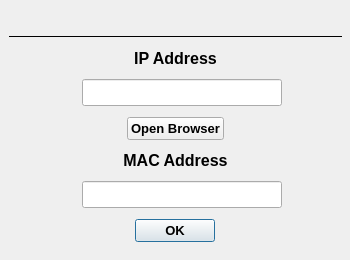
<?xml version="1.0" encoding="UTF-8"?>
<ui version="4.0">
 <class>IPRConfirmation</class>
 <widget class="QWidget" name="IPRConfirmation">
  <property name="geometry">
   <rect>
    <x>0</x>
    <y>0</y>
    <width>350</width>
    <height>260</height>
   </rect>
  </property>
  <property name="sizePolicy">
   <sizepolicy hsizetype="Preferred" vsizetype="Fixed">
    <horstretch>0</horstretch>
    <verstretch>0</verstretch>
   </sizepolicy>
  </property>
  <property name="windowTitle">
   <string>IPR Confirmation</string>
  </property>
  <widget class="QWidget" name="titlebarwidget" native="true">
   <property name="geometry">
    <rect>
     <x>0</x>
     <y>0</y>
     <width>350</width>
     <height>30</height>
    </rect>
   </property>
   <layout class="QVBoxLayout" name="verticalLayout">
    <property name="leftMargin">
     <number>0</number>
    </property>
    <property name="topMargin">
     <number>0</number>
    </property>
    <property name="rightMargin">
     <number>0</number>
    </property>
    <property name="bottomMargin">
     <number>0</number>
    </property>
   </layout>
  </widget>
  <widget class="QWidget" name="widget_2" native="true">
   <property name="geometry">
    <rect>
     <x>0</x>
     <y>30</y>
     <width>351</width>
     <height>231</height>
    </rect>
   </property>
   <layout class="QGridLayout" name="gridLayout">
    <property name="leftMargin">
     <number>9</number>
    </property>
    <property name="topMargin">
     <number>0</number>
    </property>
    <property name="rightMargin">
     <number>9</number>
    </property>
    <property name="bottomMargin">
     <number>9</number>
    </property>
    <item row="6" column="0" alignment="Qt::AlignmentFlag::AlignHCenter">
     <widget class="QWidget" name="hwrapper_2" native="true">
      <property name="sizePolicy">
       <sizepolicy hsizetype="Fixed" vsizetype="Fixed">
        <horstretch>0</horstretch>
        <verstretch>0</verstretch>
       </sizepolicy>
      </property>
      <layout class="QHBoxLayout" name="horizontalLayout_2">
       <property name="leftMargin">
        <number>0</number>
       </property>
       <property name="topMargin">
        <number>0</number>
       </property>
       <property name="rightMargin">
        <number>0</number>
       </property>
       <property name="bottomMargin">
        <number>0</number>
       </property>
       <item>
        <widget class="QLabel" name="macLogo">
         <property name="sizePolicy">
          <sizepolicy hsizetype="Fixed" vsizetype="Fixed">
           <horstretch>0</horstretch>
           <verstretch>0</verstretch>
          </sizepolicy>
         </property>
         <property name="text">
          <string/>
         </property>
        </widget>
       </item>
       <item>
        <widget class="QLineEdit" name="lineMACField">
         <property name="enabled">
          <bool>true</bool>
         </property>
         <property name="sizePolicy">
          <sizepolicy hsizetype="Fixed" vsizetype="Fixed">
           <horstretch>0</horstretch>
           <verstretch>0</verstretch>
          </sizepolicy>
         </property>
         <property name="minimumSize">
          <size>
           <width>200</width>
           <height>0</height>
          </size>
         </property>
         <property name="font">
          <font>
           <pointsize>12</pointsize>
           <bold>false</bold>
          </font>
         </property>
         <property name="text">
          <string/>
         </property>
         <property name="alignment">
          <set>Qt::AlignmentFlag::AlignCenter</set>
         </property>
         <property name="readOnly">
          <bool>true</bool>
         </property>
        </widget>
       </item>
      </layout>
     </widget>
    </item>
    <item row="0" column="0">
     <widget class="Line" name="line">
      <property name="sizePolicy">
       <sizepolicy hsizetype="Expanding" vsizetype="Fixed">
        <horstretch>0</horstretch>
        <verstretch>0</verstretch>
       </sizepolicy>
      </property>
      <property name="frameShadow">
       <enum>QFrame::Shadow::Plain</enum>
      </property>
      <property name="orientation">
       <enum>Qt::Orientation::Horizontal</enum>
      </property>
     </widget>
    </item>
    <item row="1" column="0" alignment="Qt::AlignmentFlag::AlignHCenter">
     <widget class="QLabel" name="label">
      <property name="sizePolicy">
       <sizepolicy hsizetype="Preferred" vsizetype="Fixed">
        <horstretch>0</horstretch>
        <verstretch>0</verstretch>
       </sizepolicy>
      </property>
      <property name="font">
       <font>
        <pointsize>12</pointsize>
        <bold>true</bold>
       </font>
      </property>
      <property name="text">
       <string>IP Address</string>
      </property>
      <property name="alignment">
       <set>Qt::AlignmentFlag::AlignCenter</set>
      </property>
      <property name="StyleClass" stdset="0">
       <string>setText</string>
      </property>
     </widget>
    </item>
    <item row="2" column="0" alignment="Qt::AlignmentFlag::AlignHCenter">
     <widget class="QWidget" name="hwrapper" native="true">
      <property name="sizePolicy">
       <sizepolicy hsizetype="Fixed" vsizetype="Fixed">
        <horstretch>0</horstretch>
        <verstretch>0</verstretch>
       </sizepolicy>
      </property>
      <layout class="QHBoxLayout" name="horizontalLayout">
       <property name="spacing">
        <number>6</number>
       </property>
       <property name="leftMargin">
        <number>0</number>
       </property>
       <property name="topMargin">
        <number>0</number>
       </property>
       <property name="rightMargin">
        <number>0</number>
       </property>
       <property name="bottomMargin">
        <number>0</number>
       </property>
       <item>
        <widget class="QLabel" name="ipLogo">
         <property name="sizePolicy">
          <sizepolicy hsizetype="Fixed" vsizetype="Fixed">
           <horstretch>0</horstretch>
           <verstretch>0</verstretch>
          </sizepolicy>
         </property>
         <property name="text">
          <string/>
         </property>
         <property name="alignment">
          <set>Qt::AlignmentFlag::AlignJustify|Qt::AlignmentFlag::AlignVCenter</set>
         </property>
        </widget>
       </item>
       <item alignment="Qt::AlignmentFlag::AlignHCenter">
        <widget class="QLineEdit" name="lineIPField">
         <property name="enabled">
          <bool>true</bool>
         </property>
         <property name="sizePolicy">
          <sizepolicy hsizetype="Fixed" vsizetype="Fixed">
           <horstretch>0</horstretch>
           <verstretch>0</verstretch>
          </sizepolicy>
         </property>
         <property name="minimumSize">
          <size>
           <width>200</width>
           <height>0</height>
          </size>
         </property>
         <property name="font">
          <font>
           <pointsize>12</pointsize>
          </font>
         </property>
         <property name="text">
          <string/>
         </property>
         <property name="frame">
          <bool>true</bool>
         </property>
         <property name="alignment">
          <set>Qt::AlignmentFlag::AlignCenter</set>
         </property>
         <property name="readOnly">
          <bool>true</bool>
         </property>
        </widget>
       </item>
      </layout>
     </widget>
    </item>
    <item row="4" column="0" alignment="Qt::AlignmentFlag::AlignHCenter">
     <widget class="QPushButton" name="actionOpenBrowser">
      <property name="sizePolicy">
       <sizepolicy hsizetype="Fixed" vsizetype="Fixed">
        <horstretch>0</horstretch>
        <verstretch>0</verstretch>
       </sizepolicy>
      </property>
      <property name="font">
       <font>
        <pointsize>10</pointsize>
        <bold>true</bold>
       </font>
      </property>
      <property name="text">
       <string>Open Browser</string>
      </property>
     </widget>
    </item>
    <item row="5" column="0" alignment="Qt::AlignmentFlag::AlignHCenter">
     <widget class="QLabel" name="label_2">
      <property name="sizePolicy">
       <sizepolicy hsizetype="Preferred" vsizetype="Fixed">
        <horstretch>0</horstretch>
        <verstretch>0</verstretch>
       </sizepolicy>
      </property>
      <property name="font">
       <font>
        <pointsize>12</pointsize>
        <bold>true</bold>
       </font>
      </property>
      <property name="text">
       <string>MAC Address</string>
      </property>
      <property name="alignment">
       <set>Qt::AlignmentFlag::AlignCenter</set>
      </property>
      <property name="StyleClass" stdset="0">
       <string>setText</string>
      </property>
     </widget>
    </item>
    <item row="7" column="0" alignment="Qt::AlignmentFlag::AlignHCenter">
     <widget class="QPushButton" name="accept">
      <property name="sizePolicy">
       <sizepolicy hsizetype="Fixed" vsizetype="Fixed">
        <horstretch>0</horstretch>
        <verstretch>0</verstretch>
       </sizepolicy>
      </property>
      <property name="font">
       <font>
        <pointsize>10</pointsize>
        <bold>true</bold>
       </font>
      </property>
      <property name="text">
       <string>OK</string>
      </property>
      <property name="default">
       <bool>true</bool>
      </property>
     </widget>
    </item>
   </layout>
  </widget>
 </widget>
 <resources/>
 <connections/>
</ui>
